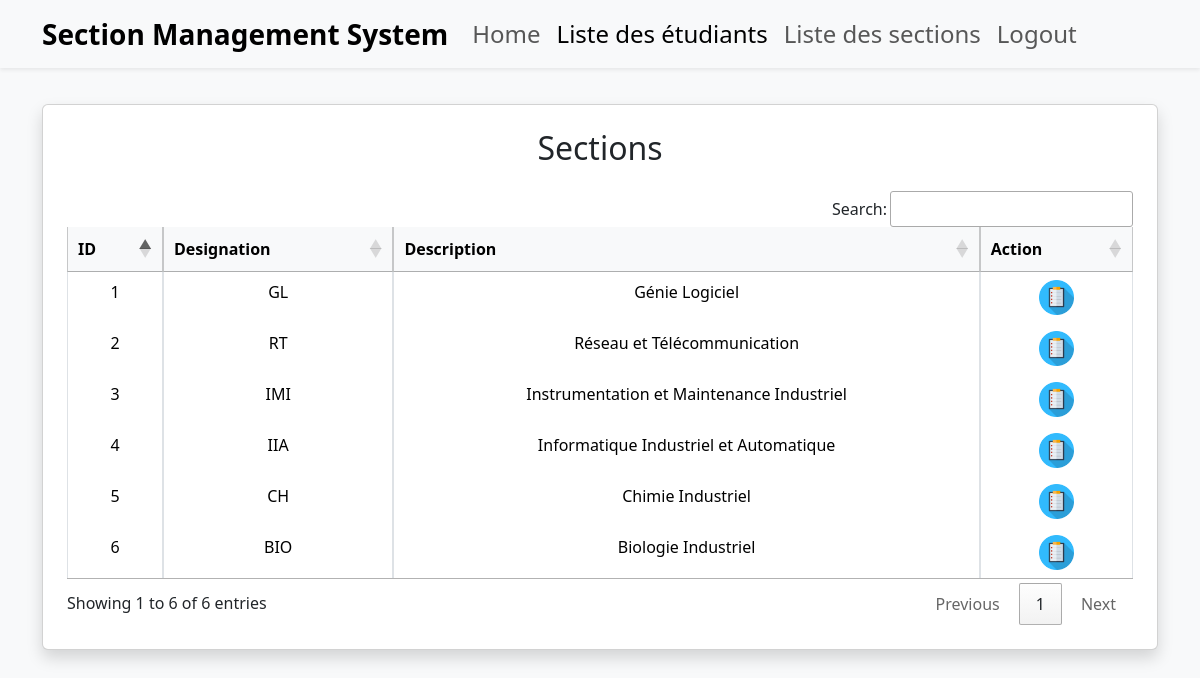
Page /liste_Section.php on the committed database.
### tables this page shows
CREATE TABLE `section` (
  `id` int(11) NOT NULL,
  `designation` varchar(255) NOT NULL,
  `description` varchar(255) NOT NULL
);

### sections.php (called while the page is built, shortened)
<?php
require_once 'db.php';
class Section
{
  private $conn;
  public function __construct($db)
  {
    $this->conn = $db;
  }
  public function getAllsection()
  {
    $stmt = $this->conn->query("SELECT * FROM section");
    return $stmt->fetchAll(PDO::FETCH_ASSOC);
  }
}

### liste_Section.php (the view, shortened to what this page needs)
<?php
require_once 'db.php';
require_once 'sections.php';
$secConn = new Section($conn);
$Sections = $secConn->getAllsection();
?>
<!DOCTYPE html>
<html lang="fr">
<head>
  <link rel="stylesheet" href="../essential_stuff/node_modules/bootstrap/dist/css/bootstrap.min.css" />
  <link rel="stylesheet" href="https://cdn.datatables.net/1.13.4/css/jquery.dataTables.min.css" />
  <link rel="stylesheet" href="https://cdn.datatables.net/buttons/2.3.6/css/buttons.dataTables.min.css" />
</head>
<body class="bg-light">
  <nav class="navbar navbar-expand-lg navbar-light bg-light fixed-top shadow-sm">
    <div class="container">
      <a class="navbar-brand fs-3 fw-bold" href="admin.php">Section Management System</a>
      <div class="collapse navbar-collapse" id="navbarNav">
        <ul class="navbar-nav fs-4">
          <li class="nav-item">
            <a class="nav-link" href="home.php">Home</a>
          </li>
          <li class="nav-item">
            <a class="nav-link active" href="liste_Etudiant.php">Liste des étudiants</a>
          </li>
          <li class="nav-item">
            <a class="nav-link" href="liste_Section.php">Liste des sections</a>
          </li>
          <li class="nav-item">
            <a class="nav-link" href="logout.php">Logout</a>
          </li>
        </ul>
      </div>
    </div>
  </nav>
  <div class="container mt-4">
    <div class="card shadow p-4">
      <h2 class="text-center mb-4">Sections</h2>
      <div class="table-responsive">
        <table id="SectionTable" class="table table-bordered table-hover text-center">
          <thead class="table-light">
            <tr>
              <th>ID</th>
              <th>Designation</th>
              <th>Description</th>
              <th>Action</th>
            </tr>
          </thead>
          <tbody>
            <?php foreach ($Sections as $Section): ?>
              <tr>
                <td><?= htmlspecialchars($Section['id']) ?></td>
                <td><?= htmlspecialchars($Section['designation']) ?></td>
                <td><?= htmlspecialchars($Section['description']) ?></td>
                <td>
                  <a href="liste_EtudSec.php?id=<?= $Section['id'] ?>">
                    <img src="liste_icon.png" alt="Liste" style="width:35px;" />
                  </a>
                </td>
              </tr>
            <?php endforeach; ?>
          </tbody>
        </table>
      </div>
    </div>
  </div>
</body>
</html>

### db.php (shortened to what this page needs)
<!DOCTYPE html>

### liste_Section.php (style rules this page uses)
body { padding-top: 80px; }

### rows in the picture
section: id "1", designation "GL", description "Génie Logiciel"
section: id "2", designation "RT", description "Réseau et Télécommunication"
section: id "3", designation "IMI", description "Instrumentation et Maintenance Industriel"
section: id "4", designation "IIA", description "Informatique Industriel et Automatique"
section: id "5", designation "CH", description "Chimie Industriel"
section: id "6", designation "BIO", description "Biologie Industriel"
